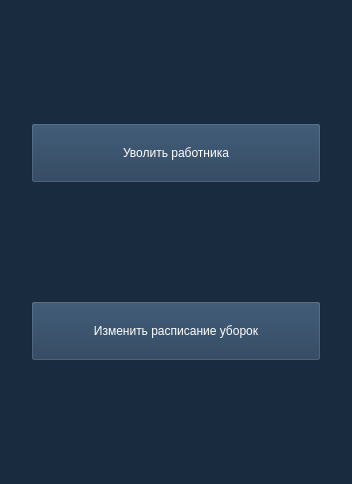
<?xml version="1.0" encoding="UTF-8"?>
<ui version="4.0">
 <class>chooseActionAdmin</class>
 <widget class="QWidget" name="chooseActionAdmin">
  <property name="geometry">
   <rect>
    <x>0</x>
    <y>0</y>
    <width>352</width>
    <height>484</height>
   </rect>
  </property>
  <property name="windowTitle">
   <string>Form</string>
  </property>
  <property name="styleSheet">
   <string notr="true">background-color: rgb(25,43,63)
</string>
  </property>
  <layout class="QHBoxLayout" name="horizontalLayout">
   <item>
    <spacer name="horizontalSpacer">
     <property name="orientation">
      <enum>Qt::Horizontal</enum>
     </property>
     <property name="sizeHint" stdset="0">
      <size>
       <width>5</width>
       <height>20</height>
      </size>
     </property>
    </spacer>
   </item>
   <item>
    <layout class="QVBoxLayout" name="verticalLayout_3">
     <item>
      <spacer name="verticalSpacer_5">
       <property name="orientation">
        <enum>Qt::Vertical</enum>
       </property>
       <property name="sizeHint" stdset="0">
        <size>
         <width>20</width>
         <height>40</height>
        </size>
       </property>
      </spacer>
     </item>
     <item>
      <widget class="QPushButton" name="fire_worker_button">
       <property name="minimumSize">
        <size>
         <width>290</width>
         <height>60</height>
        </size>
       </property>
       <property name="styleSheet">
        <string notr="true">background-color: rgb(33, 57, 84);
color: rgb(255, 255, 255);
selection-background-color: rgb(65, 116, 167);
selection-color: rgb(25, 44, 64);
border-color: rgb(25,43,63);</string>
       </property>
       <property name="text">
        <string>Уволить работника</string>
       </property>
      </widget>
     </item>
     <item>
      <spacer name="verticalSpacer_6">
       <property name="orientation">
        <enum>Qt::Vertical</enum>
       </property>
       <property name="sizeHint" stdset="0">
        <size>
         <width>20</width>
         <height>40</height>
        </size>
       </property>
      </spacer>
     </item>
     <item>
      <widget class="QPushButton" name="cleanin_schedule_change_button">
       <property name="minimumSize">
        <size>
         <width>290</width>
         <height>60</height>
        </size>
       </property>
       <property name="styleSheet">
        <string notr="true">background-color: rgb(33, 57, 84);
color: rgb(255, 255, 255);
selection-background-color: rgb(65, 116, 167);
selection-color: rgb(25, 44, 64);
border-color: rgb(25,43,63);</string>
       </property>
       <property name="text">
        <string>Изменить расписание уборок</string>
       </property>
      </widget>
     </item>
     <item>
      <spacer name="verticalSpacer_4">
       <property name="orientation">
        <enum>Qt::Vertical</enum>
       </property>
       <property name="sizeHint" stdset="0">
        <size>
         <width>20</width>
         <height>40</height>
        </size>
       </property>
      </spacer>
     </item>
    </layout>
   </item>
   <item>
    <spacer name="horizontalSpacer_2">
     <property name="orientation">
      <enum>Qt::Horizontal</enum>
     </property>
     <property name="sizeHint" stdset="0">
      <size>
       <width>5</width>
       <height>20</height>
      </size>
     </property>
    </spacer>
   </item>
  </layout>
 </widget>
 <resources/>
 <connections/>
</ui>
